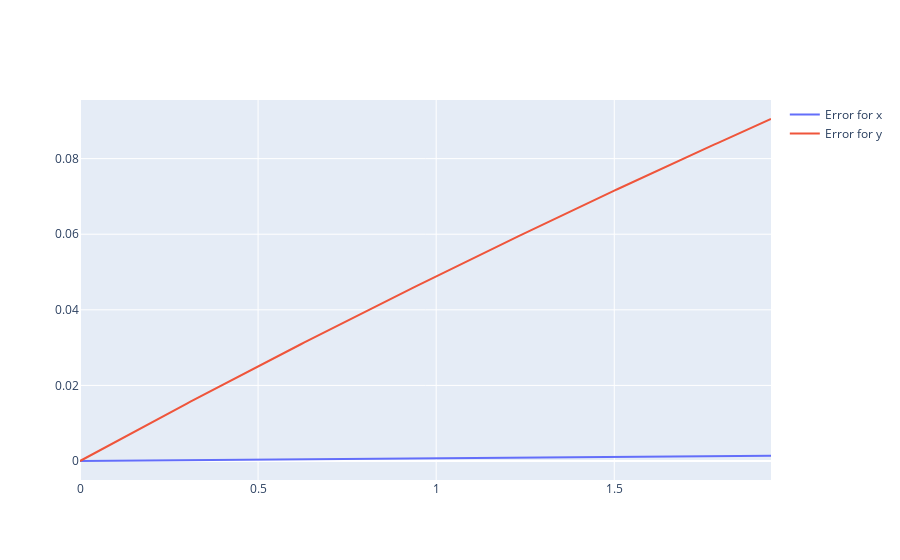

Here is the notebook cell this chart was saved with:
### Markdown cell above
Построим график зависимости модуля разности реального значения функции и значения, полученного методом 1-го порядка от t.

### Code cell
error1 = [[abs(result1[i][j] - result0[i][j]) for j in range(len(result0[i]))] for i in range(len(result0))]

fig2 = go.Figure()
# fig, ax = pyplot.subplots()
for i in range(len(error1)):
    fig2.add_trace(go.Scatter(x=args, y=error1[i], name="Error for " + lables[i]))
#    ax.plot(args, error1[i], label="error for " + lables[i])
fig2.show()
# ax.legend()
# pyplot.show()

### Figure 1 — Plotly figure (JSON) as saved in the notebook; plotly's stock layout.template omitted (floating-point values rounded to 4 significant figures; data arrays with more than 128 entries replaced by an {"elided": "..."} marker saying what was removed)
{"data": [{"name": "Error for x", "type": "scatter", "x": {"elided": "195 float values"}, "y": {"elided": "195 float values"}}, {"name": "Error for y", "type": "scatter", "x": {"elided": "195 float values"}, "y": {"elided": "195 float values"}}], "layout": {}}
